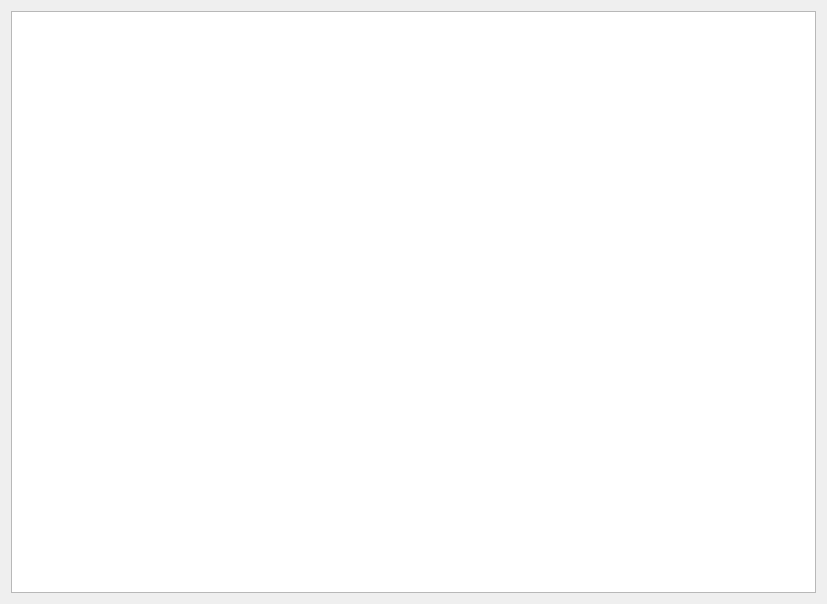
<?xml version="1.0" encoding="UTF-8"?>
<ui version="4.0">
 <class>HelperDialog</class>
 <widget class="QDialog" name="HelperDialog">
  <property name="windowModality">
   <enum>Qt::WindowModal</enum>
  </property>
  <property name="geometry">
   <rect>
    <x>0</x>
    <y>0</y>
    <width>827</width>
    <height>604</height>
   </rect>
  </property>
  <property name="windowTitle">
   <string>Dialog</string>
  </property>
  <layout class="QHBoxLayout" name="horizontalLayout">
   <item>
    <widget class="QTableView" name="dispertion_table"/>
   </item>
  </layout>
 </widget>
 <resources/>
 <connections/>
</ui>
